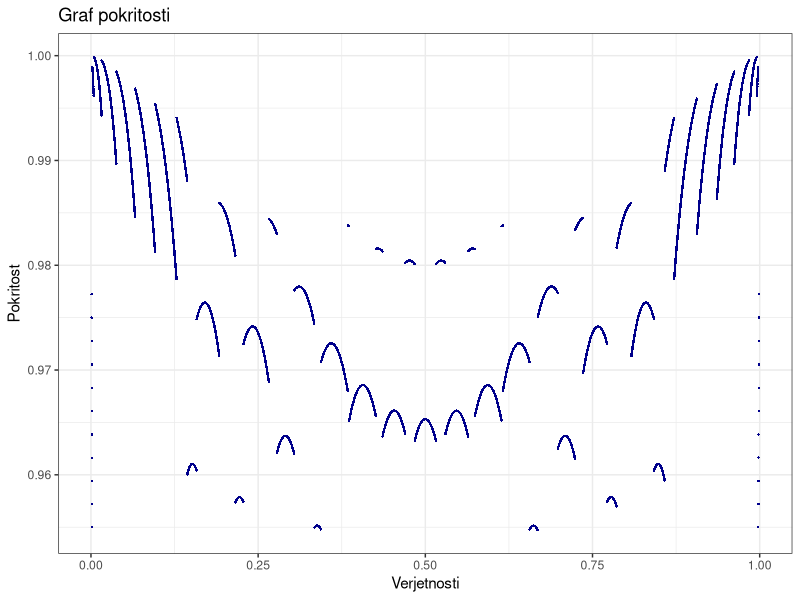
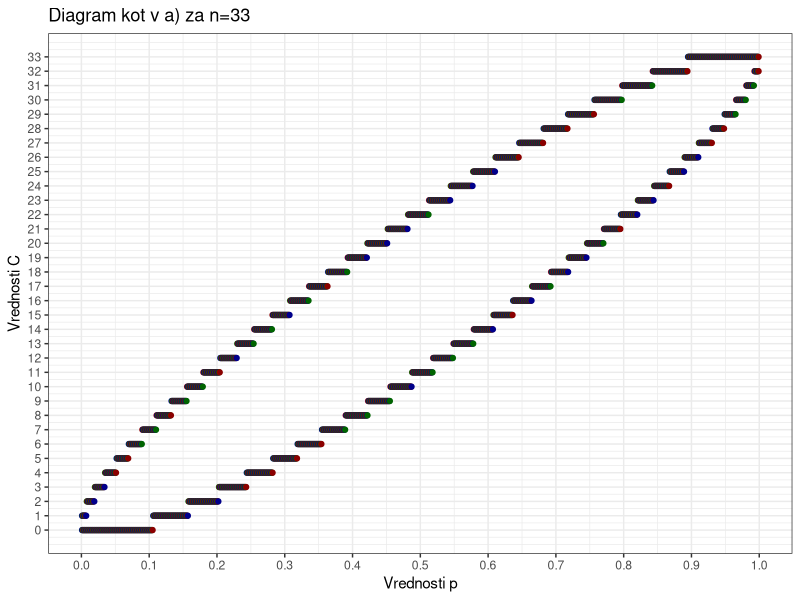

These figures' R source, in order:
# 3. naloga

library(ggplot2)
library(dplyr)


# b) Izračunaj gamma_1 in gamma_2
n <- 23
p0 <- 6/10
C1 <- 9
C2 <- 18
alpha <- 0.05


# funkcije za odvod in vsoto odvodov
odvod <- function(i, n, p){
  choose(n, i) * p^(i - 1) * (1 - p)^(n - i-1) * (i - n*p)
}

vsota_odv <- function(m, M, n, p){
  vsota <- 0
  for(i in m:M){
    vsota <- vsota + odvod(i, n, p)
  }
  return(vsota)
}

# reševali bomo matrično
# poračunamo elemente vsake matrike posebej

# elementi matrik A in B
# pbinom = P(X <= k) 
# dbinom = P(X = k)
a1 <- pbinom(C1, n, p0) - dbinom(C1, n, p0)
a2 <- 1 - pbinom(C2, n, p0)
a3 <- dbinom(C1, n, p0)
a4 <- dbinom(C2, n, p0)

b1 <- vsota_odv(0, C1 - 1, n, p0)
b2 <- vsota_odv(C2 + 1, n, n, p0)
b3 <- odvod(C1, n, p0)
b4 <- odvod(C2, n, p0)

# matrika A
A <- matrix(c(a3, b3, a4, b4), ncol = 2, nrow = 2)

# Matrika B
B <- c(alpha - a1 - a2, - b1 - b2)

gamma <- solve(A, B)
gamma

##############################################################################

# c) Narišite graf pokritosti in ocenite koeficient zaupanja

# interval zaupanja iz a)
S <- c(0.001, 0.002, 0.004, 0.016, 0.038, 0.066, 0.096, 0.128, 0.158, 0.192, 0.228,
       0.266, 0.304, 0.344, 0.384, 0.426, 0.470, 0.516, 0.564, 0.614, 0.668, 0.724, 0.786, 0.858)
Z <- c(0.144, 0.216, 0.278, 0.334, 0.386, 0.436, 0.484, 0.530, 0.574, 0.616, 0.656,
       0.698, 0.736, 0.772, 0.808, 0.842, 0.872, 0.906, 0.936, 0.962, 0.984, 0.996, 0.998, 0.999)

# razdelimo interval verjetnosti
N <- 9990

pokritost <- numeric(N)
verjetnosti <- seq(0.001,0.999,length=N)

for(i in 1:N){
  for(j in 1:length(S)){
    if(S[j] <= verjetnosti[i] & verjetnosti[i] <= Z[j]){
      pokritost[i] <- pokritost[i] + dbinom(j-1, n, verjetnosti[i])
      #print(pokritost)
    }}}

koef_zaupanja <- min(pokritost)
koef_zaupanja

graf <- ggplot(data.frame(verjetnosti, pokritost), 
               aes(x = verjetnosti, y = pokritost)) + 
  geom_point(size=0.5, shape=16, color = 'darkblue') +
  xlab("Verjetnosti") + ylab("Pokritost") + ggtitle('Graf pokritosti') + 
  theme_bw()
graf


##############################################################################

# d) za n1 = n+10 poiščite C1, C2, gamma1, gamma2

n1 <- n + 10

# definirajmo funkcijo, ki bo poiskala iskane konstante C1, C2, gamma1, gamma1
poisci_konstante <- function(n1, p0, alpha){
  
  # Gremo čez vse možne vrednosti za C1 in C2 ter gledamo možne kombinacije
  for(C1 in 0:n1){
    for(C2 in (C1+1):n1){
      
      # A konstruiramo enako kot v a)
      a3 <- dbinom(C1, n1, p0)
      a4 <- dbinom(C2, n1, p0)
      b3 <- odvod(C1, n1, p0)
      b4 <- odvod(C2, n1, p0)
      
      A <- matrix(c(a3, b3, a4, b4), ncol = 2, nrow = 2)
      
      # B konstruiramo podobno kot v B, pazimo na robne primere
      # robni primeri vsaj eden izmed C1,C2 je enak bodisi 0 ali n1
      if(C1 == 0 & C2 == n1){
        a1 <- 0
        a2 <- 0
        b1 <- 0
        b2 <- 0}
      
      if(C1 == 0 & C2 != n1){
        a1 <- 0
        a2 <- 1 - pbinom(C2, n1, p0)
        b1 <- 0
        b2 <- vsota_odv(C2 + 1, n1, n1, p0)}
      
      if(C1 != 0 & C2 == n1){
        a1 <- pbinom(C1, n1, p0) - dbinom(C1, n1, p0)
        a2 <- 0
        b1 <- vsota_odv(0, C1 - 1, n1, p0)
        b2 <- 0}
      
      if(C1 != 0 & C2 != n1){
        # enako kot v b)
        a1 <- pbinom(C1, n1, p0) - dbinom(C1, n1, p0)
        a2 <- 1 - pbinom(C2, n1, p0)
        b1 <- vsota_odv(0, C1 - 1, n1, p0)
        b2 <- vsota_odv(C2 + 1, n1, n1, p0)}
      
      B <- c(alpha - a1 - a2, - b1 - b2)
      
      tryCatch(gamma <- solve(A,B))
      
      # preverimo pogoj za gamma
      if(gamma[1] >= 0 & gamma[2] >= 0 & gamma[1] <= 1 & gamma[2] <= 1){
        return(c(C1, C2, gamma[1], gamma[2]))
      }
    }
  }
}

poisci_konstante(n1, 6/10, 0.05)


###############################################################################

# e) 

M <- 999
p_vec <- seq(0.001,0.999,length=M)

# definiramo funkciji za iskanje C1 in C2

poisci_C1 <- function(N, p, alpha){
  for (C in 0 : N) {
    if(pbinom(C, N, p) >= alpha){
      return(C)
    }
  }}

poisci_C2 <- function(N, p, alpha){
  for (C in 0 : N) {
    if(1-pbinom(C, N, p) <= alpha){
      return(C)
    }
  }}

C_sp <- lapply(p_vec, poisci_C1, N=n1, alpha = 0.05/2) %>% unlist()
table(C_sp)

C_zg <- lapply(p_vec, poisci_C2, N=n1, alpha = 0.05/2) %>% unlist()
table(C_zg)

col <- rep(1:3, M/3)

df_C <- as.data.frame(cbind(C_sp, C_zg, p_vec, col))
df_C$col <- factor(df_C$col)

diagram <- ggplot(df_C) + geom_point(aes(x=p_vec, y=C_sp, colour = col)) + 
      geom_point(aes(x=p_vec, y=C_zg, colour = col)) + 
      scale_color_manual(values = c("darkblue", "darkgreen", "darkred")) + 
      theme_bw() + theme(legend.position = "none") + 
      xlab("Vrednosti p") + ylab("Vrednosti C") + ggtitle("Diagram kot v a) za n=33") +
      scale_x_continuous(breaks = seq(0,1,0.1)) + 
      scale_y_continuous(breaks = seq(0,33,1))
diagram
